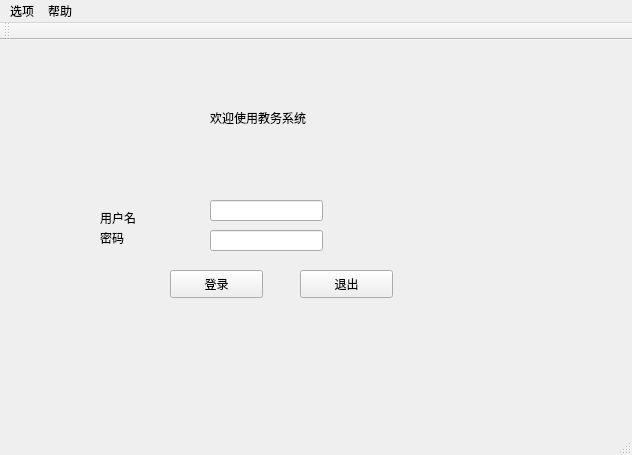
<?xml version="1.0" encoding="UTF-8"?>
<ui version="4.0">
 <class>QtGuiApplicationClass</class>
 <widget class="QMainWindow" name="QtGuiApplicationClass">
  <property name="geometry">
   <rect>
    <x>0</x>
    <y>0</y>
    <width>632</width>
    <height>455</height>
   </rect>
  </property>
  <property name="windowTitle">
   <string>QtGuiApplication</string>
  </property>
  <widget class="QWidget" name="centralWidget">
   <widget class="QPushButton" name="pushButton">
    <property name="geometry">
     <rect>
      <x>170</x>
      <y>230</y>
      <width>93</width>
      <height>28</height>
     </rect>
    </property>
    <property name="text">
     <string>登录</string>
    </property>
   </widget>
   <widget class="QPushButton" name="pushButton_2">
    <property name="geometry">
     <rect>
      <x>300</x>
      <y>230</y>
      <width>93</width>
      <height>28</height>
     </rect>
    </property>
    <property name="text">
     <string>退出</string>
    </property>
   </widget>
   <widget class="QLineEdit" name="lineEdit">
    <property name="geometry">
     <rect>
      <x>210</x>
      <y>160</y>
      <width>113</width>
      <height>21</height>
     </rect>
    </property>
   </widget>
   <widget class="QLineEdit" name="lineEdit_2">
    <property name="geometry">
     <rect>
      <x>210</x>
      <y>190</y>
      <width>113</width>
      <height>21</height>
     </rect>
    </property>
   </widget>
   <widget class="QLabel" name="label">
    <property name="geometry">
     <rect>
      <x>100</x>
      <y>170</y>
      <width>72</width>
      <height>15</height>
     </rect>
    </property>
    <property name="text">
     <string>用户名</string>
    </property>
   </widget>
   <widget class="QLabel" name="label_2">
    <property name="geometry">
     <rect>
      <x>100</x>
      <y>190</y>
      <width>72</width>
      <height>15</height>
     </rect>
    </property>
    <property name="text">
     <string>密码</string>
    </property>
   </widget>
   <widget class="QLabel" name="label_3">
    <property name="geometry">
     <rect>
      <x>210</x>
      <y>70</y>
      <width>191</width>
      <height>16</height>
     </rect>
    </property>
    <property name="text">
     <string>欢迎使用教务系统</string>
    </property>
   </widget>
  </widget>
  <widget class="QMenuBar" name="menuBar">
   <property name="geometry">
    <rect>
     <x>0</x>
     <y>0</y>
     <width>632</width>
     <height>26</height>
    </rect>
   </property>
   <widget class="QMenu" name="menu000000000000000000000000">
    <property name="title">
     <string>选项</string>
    </property>
   </widget>
   <widget class="QMenu" name="menu">
    <property name="title">
     <string>帮助</string>
    </property>
   </widget>
   <addaction name="menu000000000000000000000000"/>
   <addaction name="menu"/>
  </widget>
  <widget class="QToolBar" name="mainToolBar">
   <attribute name="toolBarArea">
    <enum>TopToolBarArea</enum>
   </attribute>
   <attribute name="toolBarBreak">
    <bool>false</bool>
   </attribute>
  </widget>
  <widget class="QStatusBar" name="statusBar"/>
 </widget>
 <layoutdefault spacing="6" margin="11"/>
 <resources>
  <include location="QtGuiApplication.qrc"/>
 </resources>
 <connections/>
</ui>
